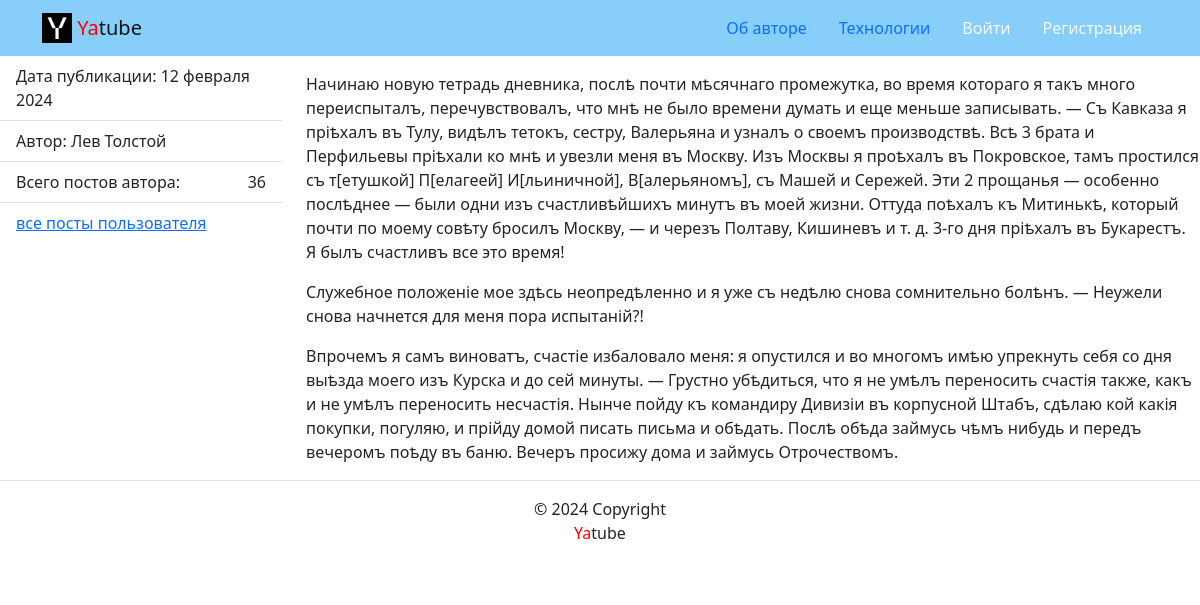
Page /posts/2/ on the committed database.
### posts/models.py (models this page shows, shortened)
class Post(CreatedModel):
    text = models.TextField(
        'Текст поста',
        help_text='Введите текст поста'
    )
    author = models.ForeignKey(
        User,
        on_delete=models.CASCADE,
        related_name='posts_of_author',
        verbose_name='Автор'
    )
    group = models.ForeignKey(
        Group,
        on_delete=models.SET_NULL,
        blank=True, null=True,
        related_name='posts_of_group',
        verbose_name='Группа',
        help_text='Группа, к которой будет относится пост'
    )
    image = models.ImageField(
        'Картинка',
        upload_to='posts/',
        blank=True
    )
    class Meta:
        ordering = ['-created']

### posts/views.py (the view)
# urls.py: path('posts/<int:post_id>/', views.post_detail, name='post_detail'),
def post_detail(request, post_id):
    templates = 'posts/post_detail.html'
    post = get_object_or_404(Post, id=post_id)
    posts_quantity = post.author.posts_of_author.count()
    form = CommentForm(request.POST or None)
    comments = post.comments.all()
    context = {
        'post': post,
        'quantity': posts_quantity,
        'form': form,
        'comments': comments
    }
    return render(request, templates, context)

### core/context_processors/year.py (called while the page is built)
def year(request):
    current_date = datetime.now()
    current_year = current_date.year
    return {
        'year': current_year
    }

### templates/posts/post_detail.html (shortened to what this page needs)
{% extends 'base.html' %}
{% load thumbnail %}
{% block content %}
<main>
    <div class="row">
    <aside class="col-12 col-md-3">
        <ul class="list-group list-group-flush">
        <li class="list-group-item">
            Дата публикации: {{ post.created|date:"d E Y" }}
        </li>
        <li class="list-group-item">
            Автор: {{ post.author.get_full_name }}
        </li>
        <li class="list-group-item d-flex justify-content-between align-items-center">
            Всего постов автора:  <span >{{ quantity }}</span>
        </li>
        <li class="list-group-item">
            <a href="{% url 'posts:profile' post.author.username %}">
            все посты пользователя
            </a>
        </li>
        </ul>
    </aside>
    <article class="col-12 col-md-9">
        <p>{{ post.text|linebreaks }}</p>
        {% load user_filters %}
    </article>
    </div>
</main>
{% endblock content %}

### rows in the picture
Post: created "12 февраля 2024", author.get_full_name "Лев Толстой", text "Начинаю новую тетрадь дневника, послѣ почти мѣсячнаго промежутка, во время котораго я такъ много переиспыталъ, перечувствовалъ, что мнѣ не было времени думать и еще меньше записывать. — Съ Кавказа я пріѣхалъ въ Тулу, видѣлъ тетокъ, сестру, Валерьяна и узналъ о своемъ производствѣ. Всѣ 3 брата и Перфильевы пріѣхали ко мнѣ и увезли меня въ Москву. Изъ Москвы я проѣхалъ въ Покровское, тамъ простился съ т[етушкой] П[елагеей] И[льиничной], В[алерьяномъ], съ Машей и Сережей. Эти 2 прощанья — особенно послѣднее — были одни изъ счастливѣйшихъ минутъ въ моей жизни. Оттуда поѣхалъ къ Митинькѣ, который почти по моему совѣту бросилъ Москву, — и черезъ Полтаву, Кишиневъ и т. д. 3-го дня пріѣхалъ въ…"

### other values in the picture
{{ quantity }} "36"
